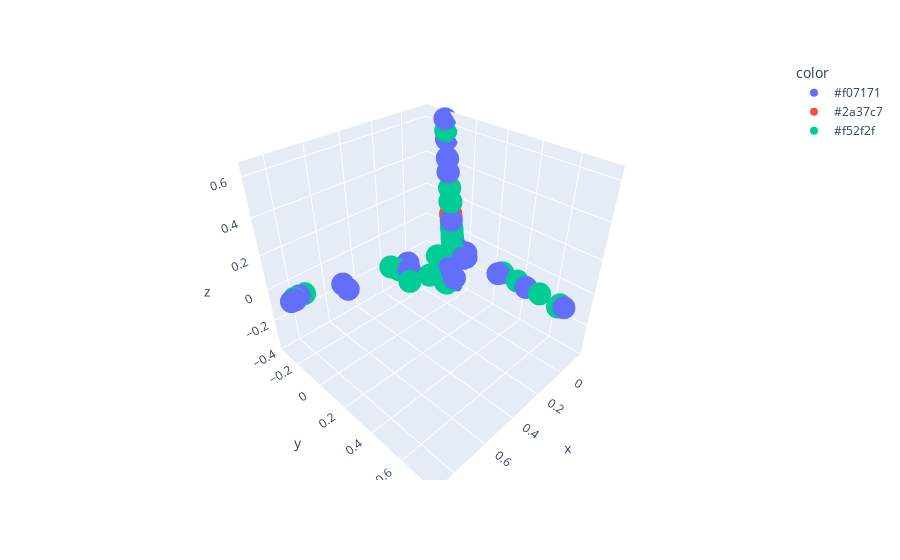

This figure's notebook cell:
### Code cell
fig = px.scatter_3d(x=Xax, y=Yax, z=Zax, color=colors)
fig.show()
